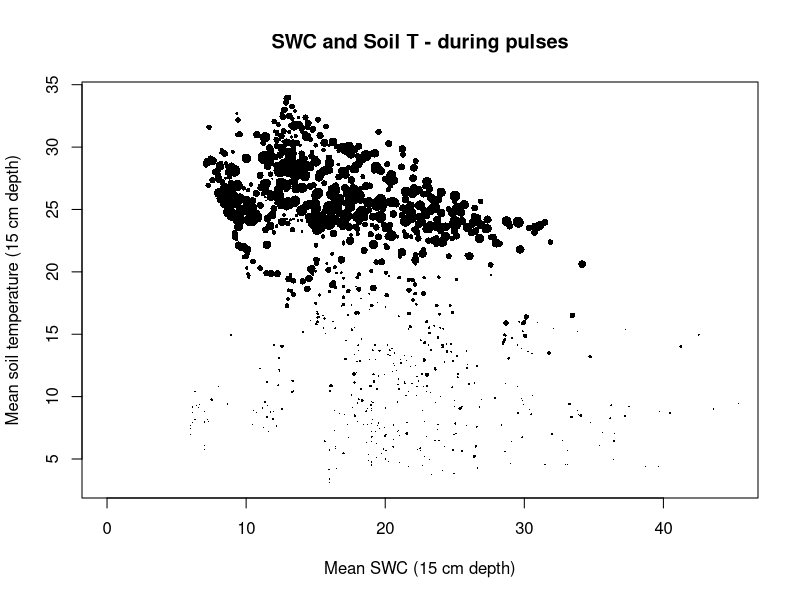
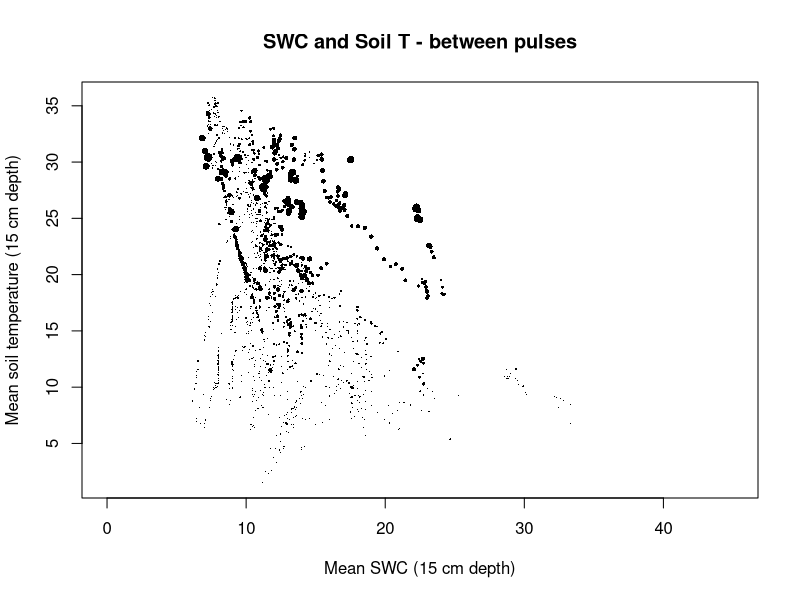
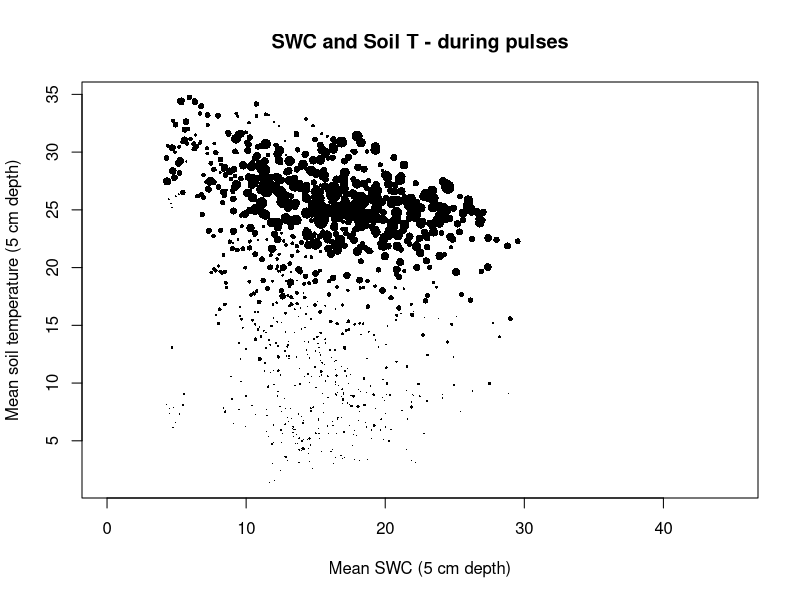
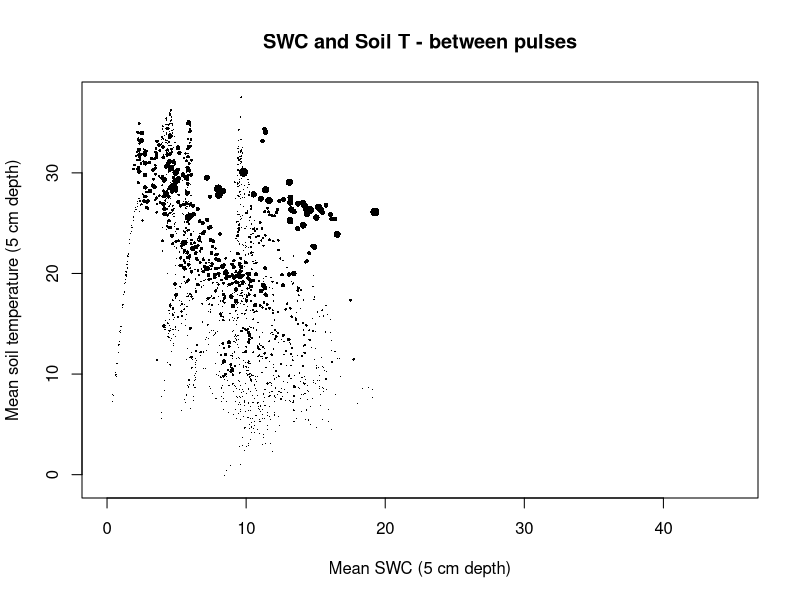

Generate these figures, in order, with R:
# 17-05-2024
# Anastasia Makhnykina

library(dplyr)
library(tidyr)
library(tidyverse)
library(lubridate)
library(ggplot2)
library(units)

# In this file we plot the Reco in SWC-Soil temperature space ###
# for Pulse and non-Pulse time ##################################

# Open files with summary information
summary_P <- read.csv("data/Summary_eddy.csv")
USW_PulseN <- read.csv("data/USWPulseN.csv")
USW_Pulse <- read.csv("data/USWPulse.csv")


# Read other pulse division docs - with "DM" in their names
summary_P <- read.csv("data/years_sum1_DM.csv")
USW_PulseN <- read.csv("data/years_sum_Pulse0_DM.csv")
USW_Pulse <- read.csv("data/years_sum_Pulse1_DM.csv")



# First plot Reco for Pulse time + 15 cm depth
plot(USW_Pulse$meanSWC15, USW_Pulse$meanST15, 
     cex = USW_Pulse$meanRECO/2, # set the point size based on meanRECO
     pch = 16, # use solid circles as the point symbol
     xlab = "Mean SWC (15 cm depth)", # add x-axis label
     ylab = "Mean soil temperature (15 cm depth)", # add y-axis label
     main = "SWC and Soil T - during pulses", # add plot title
     xlim=c(0,45))

# Plot Reco for non-pulse time + 15 cm depth
plot(USW_PulseN$meanSWC15, USW_PulseN$meanST15, 
     cex = USW_PulseN$meanRECO/2, # set the point size based on meanRECO
     pch = 16, # use solid circles as the point symbol
     xlab = "Mean SWC (15 cm depth)", # add x-axis label
     ylab = "Mean soil temperature (15 cm depth)", # add y-axis label
     main = "SWC and Soil T - between pulses" , # add plot title
     xlim=c(0,45))

# Plot the same for the 5 cm depth
plot(USW_Pulse$meanSWC5, USW_Pulse$meanST5, 
     cex = USW_Pulse$meanRECO/2, # set the point size based on meanRECO
     pch = 16, # use solid circles as the point symbol
     xlab = "Mean SWC (5 cm depth)", # add x-axis label
     ylab = "Mean soil temperature (5 cm depth)", # add y-axis label
     main = "SWC and Soil T - during pulses", # add plot title
     xlim=c(0,45))

plot(USW_PulseN$meanSWC5, USW_PulseN$meanST5, 
     cex = USW_PulseN$meanRECO/2, # set the point size based on meanRECO
     pch = 16, # use solid circles as the point symbol
     xlab = "Mean SWC (5 cm depth)", # add x-axis label
     ylab = "Mean soil temperature (5 cm depth)", # add y-axis label
     main = "SWC and Soil T - between pulses" , # add plot title
     xlim=c(0,45))


# We need to choose the soil depth 

cor.test(summary_P$meanRECO, summary_P$meanSWC5)
#       cor 
# 0.4208387 
cor.test(summary_P$meanRECO, summary_P$meanSWC15)
#       cor 
# 0.1847413 

# For paper - let's choose 5 cm depth-graphs
